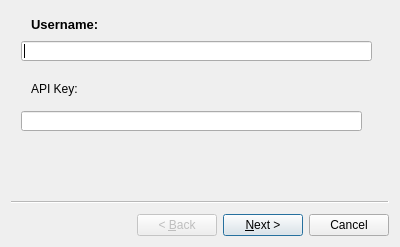
<?xml version="1.0" encoding="UTF-8"?>
<ui version="4.0">
 <class>Wizard</class>
 <widget class="QWizard" name="Wizard">
  <property name="geometry">
   <rect>
    <x>0</x>
    <y>0</y>
    <width>400</width>
    <height>247</height>
   </rect>
  </property>
  <property name="font">
   <font>
    <pointsize>9</pointsize>
    <weight>50</weight>
    <bold>false</bold>
   </font>
  </property>
  <property name="windowTitle">
   <string>API Access Setup</string>
  </property>
  <property name="wizardStyle">
   <enum>QWizard::ClassicStyle</enum>
  </property>
  <widget class="QWizardPage" name="wizardPage1">
   <widget class="QLabel" name="label">
    <property name="geometry">
     <rect>
      <x>20</x>
      <y>3</y>
      <width>91</width>
      <height>20</height>
     </rect>
    </property>
    <property name="font">
     <font>
      <pointsize>10</pointsize>
      <weight>75</weight>
      <bold>true</bold>
     </font>
    </property>
    <property name="text">
     <string>Username:</string>
    </property>
   </widget>
   <widget class="QLabel" name="label_2">
    <property name="geometry">
     <rect>
      <x>20</x>
      <y>70</y>
      <width>81</width>
      <height>16</height>
     </rect>
    </property>
    <property name="text">
     <string>API Key:</string>
    </property>
   </widget>
   <widget class="QLineEdit" name="Username">
    <property name="geometry">
     <rect>
      <x>10</x>
      <y>30</y>
      <width>351</width>
      <height>20</height>
     </rect>
    </property>
   </widget>
   <widget class="QLineEdit" name="apikey">
    <property name="geometry">
     <rect>
      <x>10</x>
      <y>100</y>
      <width>341</width>
      <height>20</height>
     </rect>
    </property>
   </widget>
  </widget>
  <widget class="QWizardPage" name="wizardPage2">
   <widget class="QLineEdit" name="Code">
    <property name="geometry">
     <rect>
      <x>10</x>
      <y>30</y>
      <width>113</width>
      <height>20</height>
     </rect>
    </property>
    <property name="readOnly">
     <bool>true</bool>
    </property>
   </widget>
   <widget class="QLabel" name="label_3">
    <property name="geometry">
     <rect>
      <x>10</x>
      <y>0</y>
      <width>141</width>
      <height>16</height>
     </rect>
    </property>
    <property name="text">
     <string>Access Code:</string>
    </property>
   </widget>
   <widget class="QLabel" name="label_4">
    <property name="geometry">
     <rect>
      <x>10</x>
      <y>60</y>
      <width>321</width>
      <height>16</height>
     </rect>
    </property>
    <property name="text">
     <string>Obtain Your Confirmation code and enter it here:</string>
    </property>
   </widget>
   <widget class="QLineEdit" name="Conf">
    <property name="geometry">
     <rect>
      <x>10</x>
      <y>90</y>
      <width>113</width>
      <height>20</height>
     </rect>
    </property>
   </widget>
  </widget>
  <widget class="QWizardPage" name="wizardPage">
   <widget class="QLabel" name="label_5">
    <property name="geometry">
     <rect>
      <x>10</x>
      <y>10</y>
      <width>231</width>
      <height>21</height>
     </rect>
    </property>
    <property name="text">
     <string>All Setup has been completed sucessfuly. </string>
    </property>
   </widget>
  </widget>
 </widget>
 <resources/>
 <connections/>
</ui>
